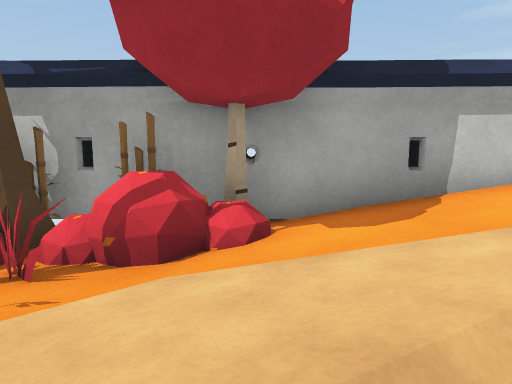
[1] (above)

15 first-person views from a walk through a scene from a Unity 3-D project. The camera is 1.2 m above the floor, tilts 8° down and sees 70° across. The floor is counted in squares, 1 m on a side. Each view is taken from the middle of a square. On the plan, view 1 faces up. The plan holds only what a view shows up to about 15 squares ahead; the rest is blank. The place goes on beyond the plan. The player character is not drawn. Surface patterns are stand-ins for the level's own textures.

[2]
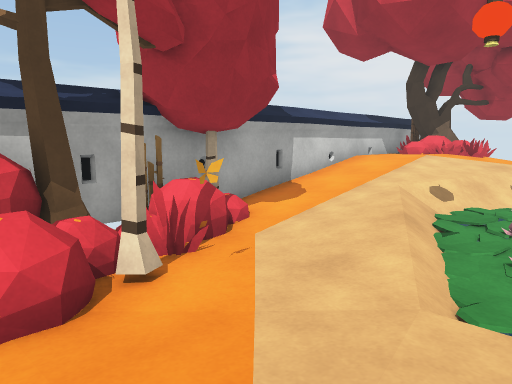

[3]
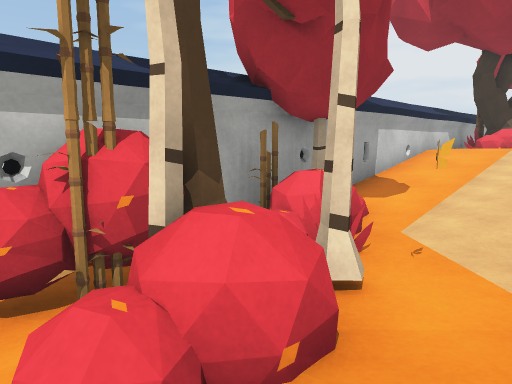

[4]
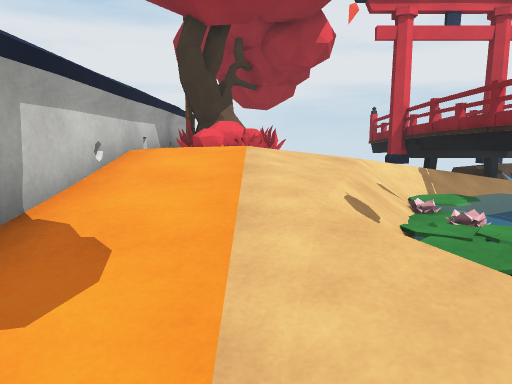

[5]
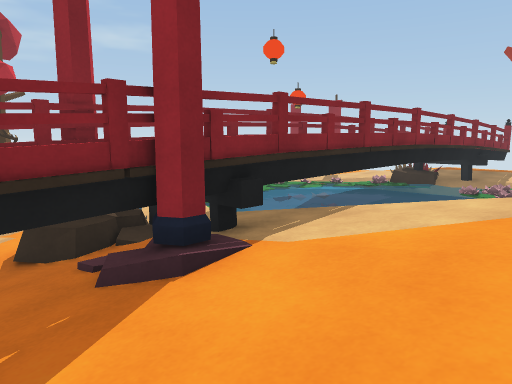

[6]
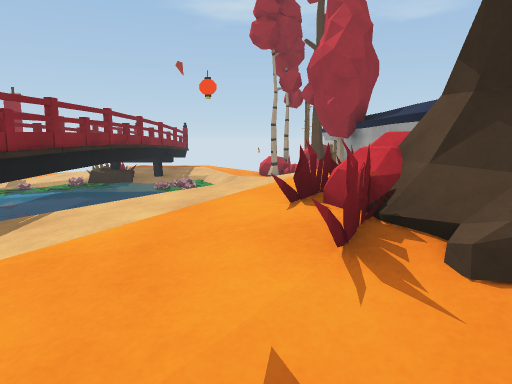

[7]
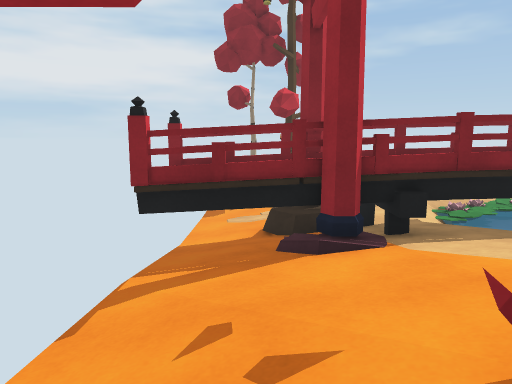

[8]
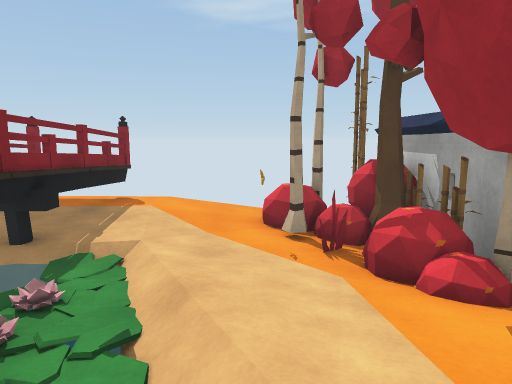

[9]
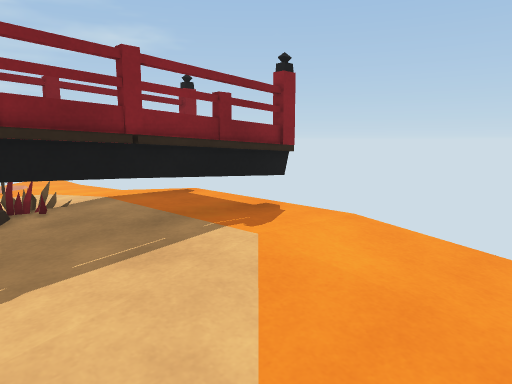

[10]
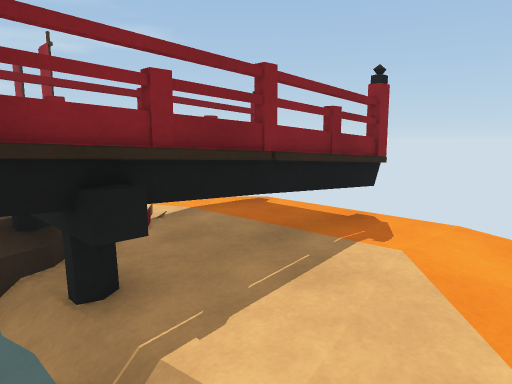

[11]
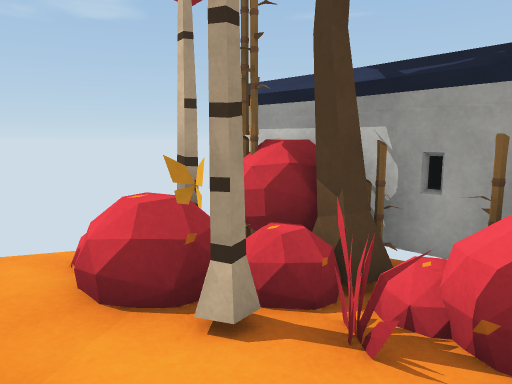

[12]
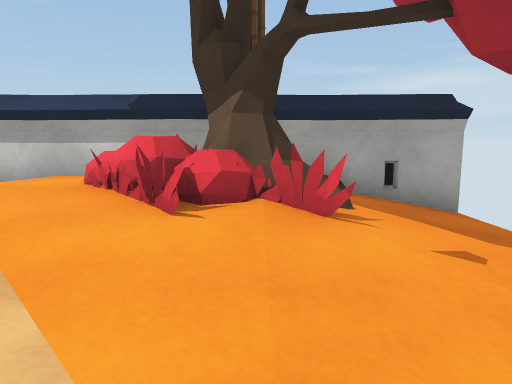

[13]
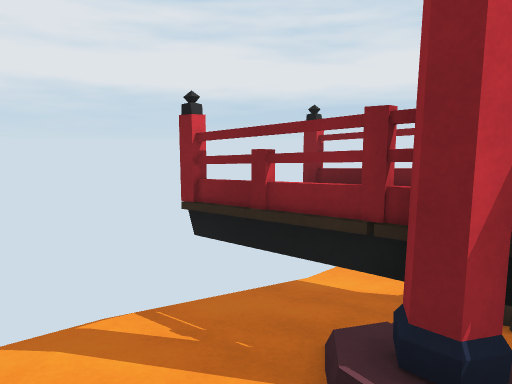

[14]
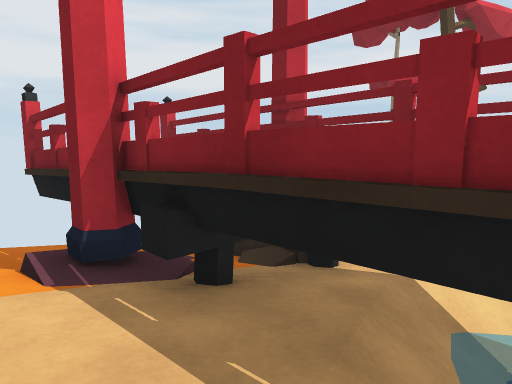

[15]
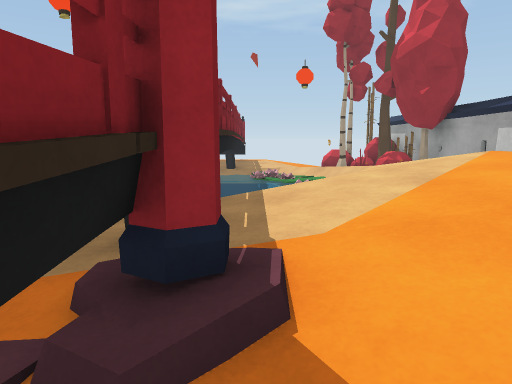

### Floor plan
Key: @ floor where view 1 was taken; # wall or solid block; . main floor; : floor 0.25 m higher than the main floor; - floor 0.25 m lower than the main floor; + floor 0.5 m higher than the main floor; _ floor 0.5 m lower than the main floor; * floor 0.75 m higher than the main floor; / step, stairs or slope; = window, fence, low wall or low ledge; ^ raised ledge; T tree; O other object.
Columns run from 7 left of view 1 to 14 right of it. Each row starts with its distance up from view 1.
  6   ###########^^^^^^##
  5  OOOT#TT..##^^^^T#^###
  4  _#OT-T/..:++**/TTT+:
  3  _TOTO--.::++***OT/+:
  2  -O=O--..///++*++++:.
  1  -----.///////++++::.
  0  ....//@    ///+:::..
 -1  ..../-      //:::O.-
 -2 #^^^^^^^^^^^#^^^^^^^^^
 -3    ^ ^^           ^
 -4  ^^^O^OO^^^^  ^^^OO^^^

Where each view was taken, in squares from view 1:
view 1: 0 up, 0 right, facing up
view 2: 1 down, 5 left, facing up-right
view 3: 1 up, 6 left, facing up-right
view 4: 3 up, 1 left, facing right
view 5: 2 up, 13 right, facing down-left
view 6: 2 up, 13 right, facing left
view 7: 4 up, 12 right, facing down
view 8: 2 up, 4 right, facing left
view 9: 2 up, 2 left, facing down-left
view 10: 1 up, 1 left, facing down-left
view 11: 1 up, 1 left, facing up-left
view 12: 1 down, 10 right, facing up
view 13: 1 up, 10 right, facing down-right
view 14: 0 up, 7 right, facing down-right
view 15: 1 down, 13 right, facing left
